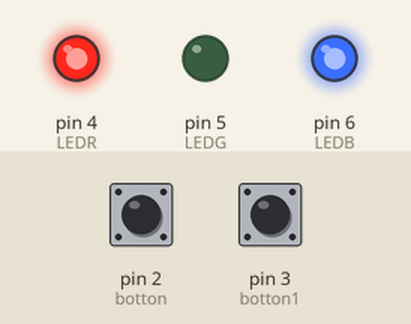
Simulated run of this sketch. Board: Arduino Uno, built with avr-gcc and run on an emulated ATmega328P. Parts: output pins drawn as LEDs (lit = HIGH). The test bench sets the inputs (shaded band); at power-on: pin 2 (botton) HIGH, pin 3 (botton1) HIGH.

Above: at 1.2 s.
1.3 s: pin 2 (botton) pulled LOW for 1 s
At 2.3 s:
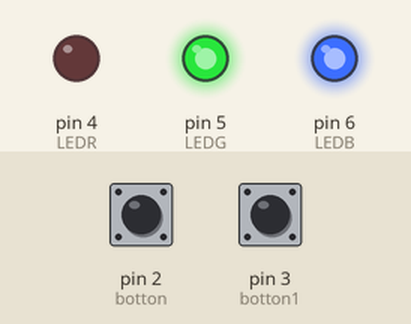
4.0 s: pin 3 (botton1) pulled LOW for 0.15 s
At 4.3 s:
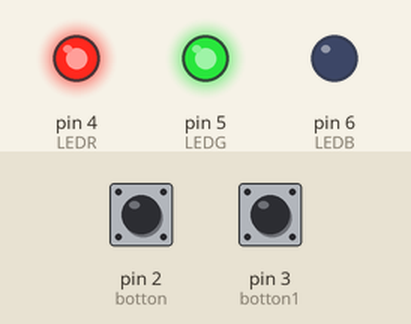
6.0 s: pin 3 (botton1) pulled LOW for 3.2 s
At 10.7 s:
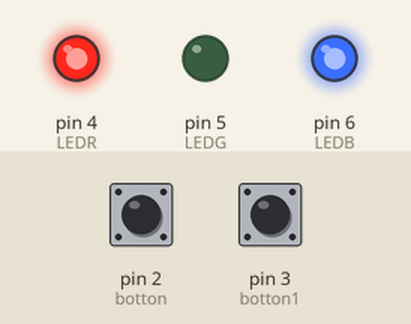
11.0 s: pin 2 (botton) pulled LOW for 3.2 s
At 12.1 s:
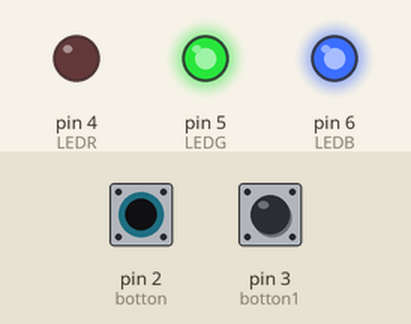
16.0 s: pin 2 (botton) driven LOW and pin 3 (botton1) driven LOW
At 18.2 s:
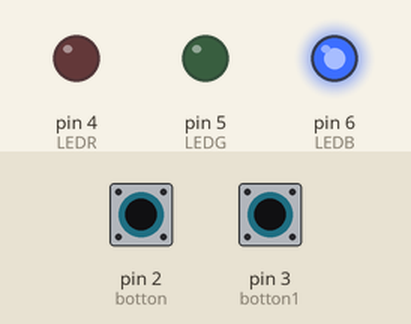
19.0 s: pin 3 (botton1) pulsed HIGH 2 times (0.12 s each, 0.3 s apart)
Timing chart, 0 to 23.6 s (numbered marks = the images above; inputs shaded):
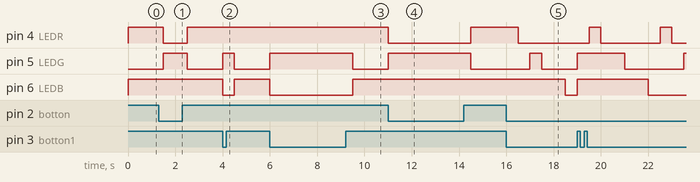

The sketch:

PRACTICA_2_KEVIN.ino
```cpp
#define botton  2 //definir para botton 1
#define botton1 3//definir para botton 2
#define LEDR    4
#define LEDG    5
#define LEDB    6

void setup() {
pinMode(botton,INPUT);//BOTTON 1 , SU ENTRADA ES PIN 2
pinMode(botton1,INPUT);// BOTTON 2, SU ENTRADA ES PIN 3
pinMode(LEDR,OUTPUT);// LEDR, SU SALIDA ES PIN 4
pinMode(LEDB,OUTPUT);// LEDB , SU SALIDA ES PIN 5
pinMode(LEDG,OUTPUT);//LEDG , SU SALIDA ES PIN 6
}

void loop() {
if(digitalRead(botton)==LOW&& digitalRead(botton1)==LOW){
digitalWrite(LEDR,HIGH);
delay(500);
digitalWrite(LEDR,LOW);
delay(500);
digitalWrite(LEDG,HIGH);
delay(500);
digitalWrite(LEDG,LOW);
delay(500);
digitalWrite(LEDB,HIGH);
delay(500);
digitalWrite(LEDB,LOW);
delay(500);
}

if(digitalRead(botton)==HIGH&& digitalRead(botton1)==LOW){
digitalWrite(LEDR,HIGH);
digitalWrite(LEDG,HIGH);
digitalWrite(LEDB,LOW);
delay(500);
}
if(digitalRead(botton)==LOW&& digitalRead(botton1)==HIGH){
digitalWrite(LEDG,HIGH);
digitalWrite(LEDB,HIGH);
digitalWrite(LEDR,LOW);
delay(500);

}

if(digitalRead(botton)==HIGH&& digitalRead(botton1)==HIGH){
digitalWrite(LEDG,LOW);
digitalWrite(LEDB,HIGH);
digitalWrite(LEDR,HIGH);
delay(500);

}


}
```

Measured:
- after the input at 1.3 s, pin 4 (LEDR): HIGH → LOW after 0.20 s, → HIGH 1.0 s later; pin 5 (LEDG): LOW → HIGH after 0.20 s, → LOW 1.0 s later
- after the input at 4.0 s, pin 5 (LEDG): LOW → HIGH at once, → LOW 0.50 s later; pin 6 (LEDB): HIGH → LOW at once, → HIGH 0.50 s later
- after the input at 6.0 s, pin 5 (LEDG): LOW → HIGH at once, → LOW 3.5 s later; pin 6 (LEDB): HIGH → LOW at once, → HIGH 3.5 s later
- after the input at 11.0 s, pin 4 (LEDR): HIGH → LOW at once, → HIGH 3.5 s later; pin 5 (LEDG): LOW → HIGH at once, → LOW 3.5 s later
- after the input at 16.0 s, pin 4 (LEDR): HIGH → LOW after 0.50 s; pin 5 (LEDG): LOW → HIGH after 1.0 s, → LOW 0.50 s later; pin 6 (LEDB): HIGH → LOW after 2.5 s
